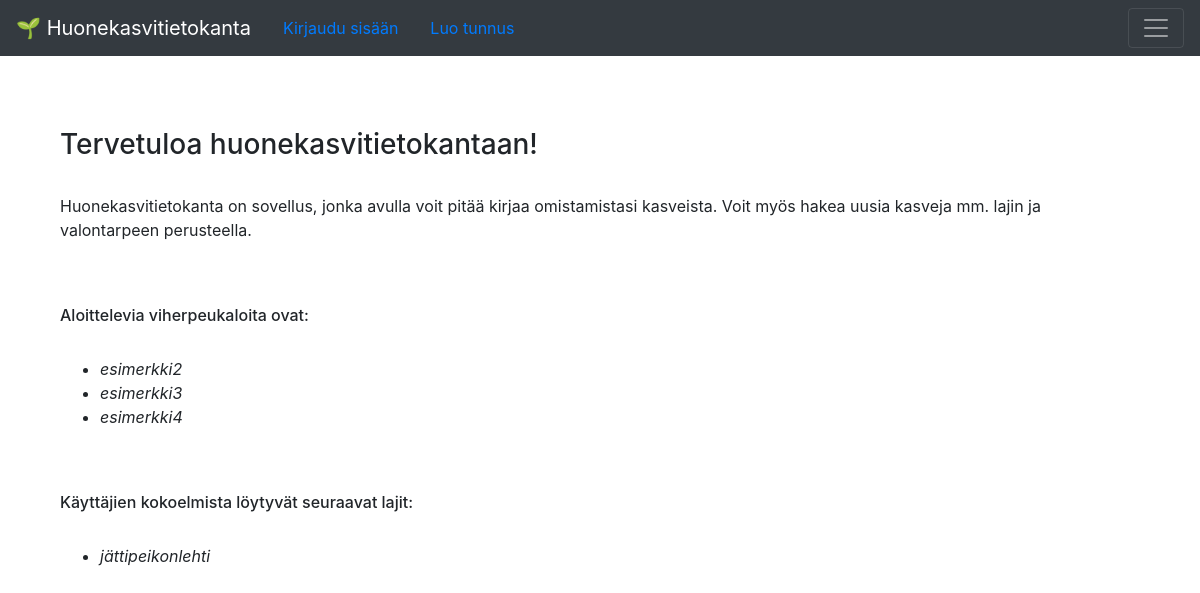
Before: / with the older database file.
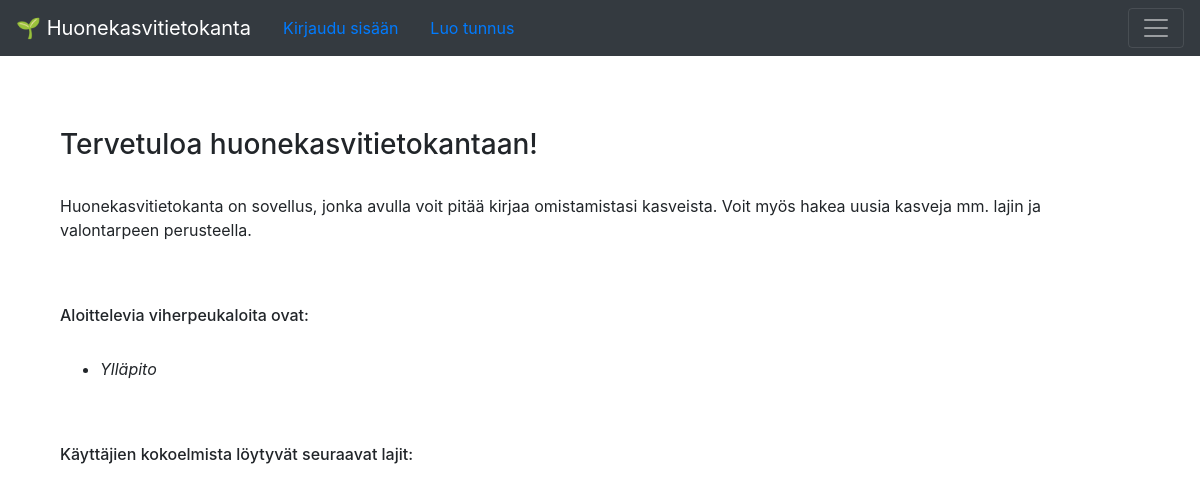
After: the same page with the newer database file.
### application/auth/models.py (models this page shows, shortened)
class User(Base):
    __tablename__ = "account"
    date_created = db.Column(db.DateTime, default=db.func.current_timestamp())
    username = db.Column(db.String(144), nullable=False, unique=True)
    password = db.Column(db.String(144), nullable=False)
    plants = db.relationship("Plant", backref='account', lazy=True)
    @staticmethod
    def find_new_users():
        stmt = text("SELECT Account.id, Account.name FROM Account"
                    " LEFT JOIN Plant ON Plant.account_id = Account.id"
                    " GROUP BY Account.id"
                    " HAVING COUNT(Plant.id) = 0")
        res = db.engine.execute(stmt)
        response = []
        for row in res:
            response.append({"id":row[0], "name":row[1]})
        return response

### application/species/models.py (models this page shows, shortened)
class Species(Base):
    __tablename__ = "species"
    genus = db.Column(db.String(144), nullable=False)
    epithet = db.Column(db.String(144), nullable=False)
    water = db.Column(db.String(144), nullable=False)
    light = db.Column(db.String(144), nullable=False)
    plants = db.relationship('Plant', backref='plant_species', lazy=True)
    @staticmethod
    def find_current_species():
        stmt = text("SELECT Species.id, Species.name  FROM Species"
                    " INNER JOIN Plant ON Plant.species_id = Species.id"
                    " GROUP BY Species.id;")
        res = db.engine.execute(stmt)
        response = []
        for row in res:
            response.append({"id": row[0], "name": row[1]})
        return response

### application/views.py (the view)
@app.route('/')
def index():
    return render_template("index.html", current_species=Species.find_current_species(), new_users=User.find_new_users())

### application/templates/index.html
{% extends "layout.html" %}
{% block body %}
<div class="container">
  <h3>Tervetuloa huonekasvitietokantaan!</h3>
  <br>
  <p>Huonekasvitietokanta on sovellus, jonka avulla voit pitää kirjaa omistamistasi kasveista.
    Voit myös hakea uusia kasveja mm. lajin ja valontarpeen perusteella.</p>
  <br><br>
  <h6>Aloittelevia viherpeukaloita ovat:</h6>
  <br>
  <ul>
    {% for user in new_users %}
    <li>
      <i> {{user.name}} </i>
    </li>
    {% endfor %}
  </ul>
  {% if current_species is defined %}
  <br><br>
  <h6>Käyttäjien kokoelmista löytyvät seuraavat lajit:</h6>
  <br>
  <ul>
    {% for species in current_species %}
    <li>
      <i> {{species.name}} </i>
    </li>
    {% endfor %}
  </ul>
  {% endif %}
</div>
{% endblock %}

Changed rows visible on the page:
removed User: name "esimerkki2"
removed User: name "esimerkki3"
removed User: name "esimerkki4"
no longer on this page (row unchanged): Species: name "jättipeikonlehti"
now on this page (row edited): User: name "Ylläpito"
